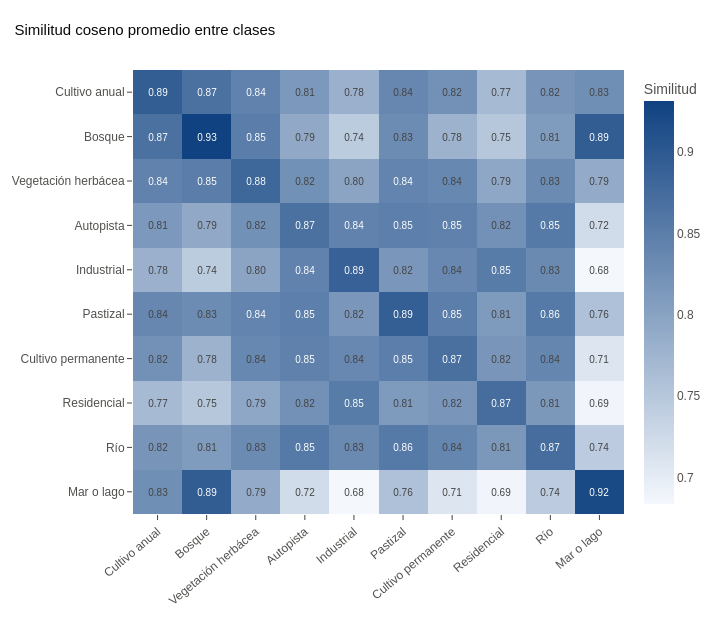

Notebook code for this chart:
### Code cell
# Similitud promedio entre cada par de clases (10 × 10)
sim_clases = pd.DataFrame(index=CLASES, columns=CLASES, dtype=float)
for a in CLASES:
    for b in CLASES:
        bloque = S[np.ix_(y_clase == a, y_clase == b)]
        if a == b:
            bloque = bloque[~np.eye(len(bloque), dtype=bool)]  # sin la diagonal
        sim_clases.loc[a, b] = bloque.mean()

etiquetas = [ES[c] for c in CLASES]
fig = go.Figure(go.Heatmap(
    z=sim_clases.to_numpy(), x=etiquetas, y=etiquetas,
    colorscale=ESCALA_AZUL, colorbar=dict(title="Similitud"),
    text=sim_clases.to_numpy(), texttemplate="%{text:.2f}", textfont=dict(size=10),
    hovertemplate="%{y} ↔ %{x}<br>Similitud promedio: %{z:.3f}<extra></extra>",
))
fig.update_layout(title="Similitud coseno promedio entre clases", width=720, height=620)
fig.update_yaxes(autorange="reversed", showgrid=False)  # primera clase arriba, como en una tabla
fig.update_xaxes(tickangle=-40, showgrid=False)
fig.show()

### Figure 1 — Plotly figure (JSON) as saved in the notebook; plotly's stock layout.template omitted (floating-point values rounded to 4 significant figures)
{"data": [{"colorbar": {"title": {"text": "Similitud"}}, "colorscale": [[0, "#f4f8fd"], [1, "#104281"]], "hovertemplate": "%{y} ↔ %{x}<br>Similitud promedio: %{z:.3f}<extra></extra>", "text": [[0.8938, 0.8674, 0.8438, 0.8142, 0.7815, 0.8371, 0.8242, 0.7675, 0.8186, 0.8267], [0.8674, 0.9313, 0.851, 0.7907, 0.7442, 0.8309, 0.7789, 0.7507, 0.8104, 0.8947], [0.8438, 0.851, 0.8812, 0.8244, 0.7973, 0.8419, 0.8364, 0.7938, 0.8326, 0.7887], [0.8142, 0.7907, 0.8244, 0.8677, 0.844, 0.8484, 0.8457, 0.8236, 0.8549, 0.7222], [0.7815, 0.7442, 0.7973, 0.844, 0.8876, 0.8159, 0.8361, 0.8529, 0.8327, 0.6836], [0.8371, 0.8309, 0.8419, 0.8484, 0.8159, 0.8923, 0.8491, 0.8118, 0.8553, 0.7582], [0.8242, 0.7789, 0.8364, 0.8457, 0.8361, 0.8491, 0.8687, 0.8173, 0.8388, 0.7088], [0.7675, 0.7507, 0.7938, 0.8236, 0.8529, 0.8118, 0.8173, 0.873, 0.8146, 0.6871], [0.8186, 0.8104, 0.8326, 0.8549, 0.8327, 0.8553, 0.8388, 0.8146, 0.8732, 0.7444], [0.8267, 0.8947, 0.7887, 0.7222, 0.6836, 0.7582, 0.7088, 0.6871, 0.7444, 0.9205]], "textfont": {"size": 10}, "texttemplate": "%{text:.2f}", "type": "heatmap", "x": ["Cultivo anual", "Bosque", "Vegetación herbácea", "Autopista", "Industrial", "Pastizal", "Cultivo permanente", "Residencial", "Río", "Mar o lago"], "y": ["Cultivo anual", "Bosque", "Vegetación herbácea", "Autopista", "Industrial", "Pastizal", "Cultivo permanente", "Residencial", "Río", "Mar o lago"], "z": [[0.8938, 0.8674, 0.8438, 0.8142, 0.7815, 0.8371, 0.8242, 0.7675, 0.8186, 0.8267], [0.8674, 0.9313, 0.851, 0.7907, 0.7442, 0.8309, 0.7789, 0.7507, 0.8104, 0.8947], [0.8438, 0.851, 0.8812, 0.8244, 0.7973, 0.8419, 0.8364, 0.7938, 0.8326, 0.7887], [0.8142, 0.7907, 0.8244, 0.8677, 0.844, 0.8484, 0.8457, 0.8236, 0.8549, 0.7222], [0.7815, 0.7442, 0.7973, 0.844, 0.8876, 0.8159, 0.8361, 0.8529, 0.8327, 0.6836], [0.8371, 0.8309, 0.8419, 0.8484, 0.8159, 0.8923, 0.8491, 0.8118, 0.8553, 0.7582], [0.8242, 0.7789, 0.8364, 0.8457, 0.8361, 0.8491, 0.8687, 0.8173, 0.8388, 0.7088], [0.7675, 0.7507, 0.7938, 0.8236, 0.8529, 0.8118, 0.8173, 0.873, 0.8146, 0.6871], [0.8186, 0.8104, 0.8326, 0.8549, 0.8327, 0.8553, 0.8388, 0.8146, 0.8732, 0.7444], [0.8267, 0.8947, 0.7887, 0.7222, 0.6836, 0.7582, 0.7088, 0.6871, 0.7444, 0.9205]]}], "layout": {"height": 620, "title": {"text": "Similitud coseno promedio entre clases"}, "width": 720, "xaxis": {"showgrid": false, "tickangle": -40}, "yaxis": {"autorange": "reversed", "showgrid": false}}}
